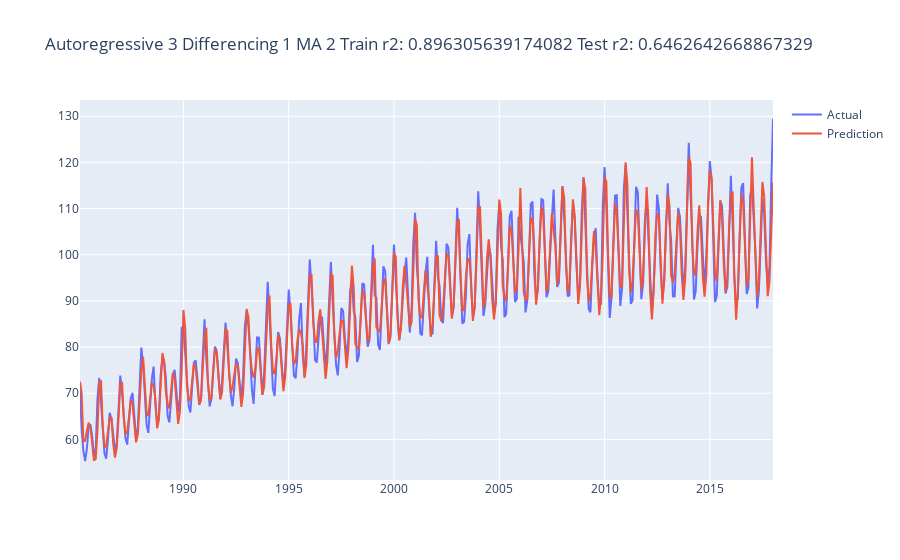

Notebook code cell kept with this figure:
### Markdown cell above
#### Differencing and Moving Average and Autoregresive

### Code cell
model = ARIMA(train_ts, order=(3, 1, 2))
results_AR = model.fit()
results_past = pd.DataFrame(results_AR.fittedvalues, columns=['pred']).reset_index()
merged_past = pd.merge(model_df[['month', 'electricity_production']], results_past, on='month')
results_future = pd.DataFrame(results_AR.forecast(steps=30)).reset_index().rename(columns={'index': 'month', 'predicted_mean': 'pred'})
merged_future = pd.merge(model_df[['month', 'electricity_production']], results_future, on='month')
merged = pd.concat([merged_past, merged_future])
merged = merged.drop(0)
train_score = r2_score(merged_past['electricity_production'], results_past['pred'])
test_score = r2_score(merged_future['electricity_production'], merged_future['pred'])
line = go.Figure(data=[
    go.Scatter(x=merged['month'], y=merged['electricity_production'], name='Actual'),
    go.Scatter(x=merged['month'], y=merged['pred'], name='Prediction'),
])
line.update_layout(title=f"Autoregressive 3 Differencing 1 MA 2 Train r2: {train_score} Test r2: {test_score}")
line.show()

### Figure 1 — Plotly figure (JSON) as saved in the notebook; plotly's stock layout.template omitted (floating-point values rounded to 4 significant figures; data arrays with more than 128 entries replaced by an {"elided": "..."} marker saying what was removed)
{"data": [{"name": "Actual", "type": "scatter", "x": {"elided": "395 str values"}, "y": {"elided": "395 float values"}}, {"name": "Prediction", "type": "scatter", "x": {"elided": "395 str values"}, "y": {"elided": "395 float values"}}], "layout": {"autosize": true, "title": {"text": "Autoregressive 3 Differencing 1 MA 2 Train r2: 0.896305639174082 Test r2: 0.6462642668867329"}, "xaxis": {"autorange": true, "range": ["1985-02-01", "2018-01-01"], "type": "date"}, "yaxis": {"autorange": true, "range": [51.2, 133.5], "type": "linear"}}}
